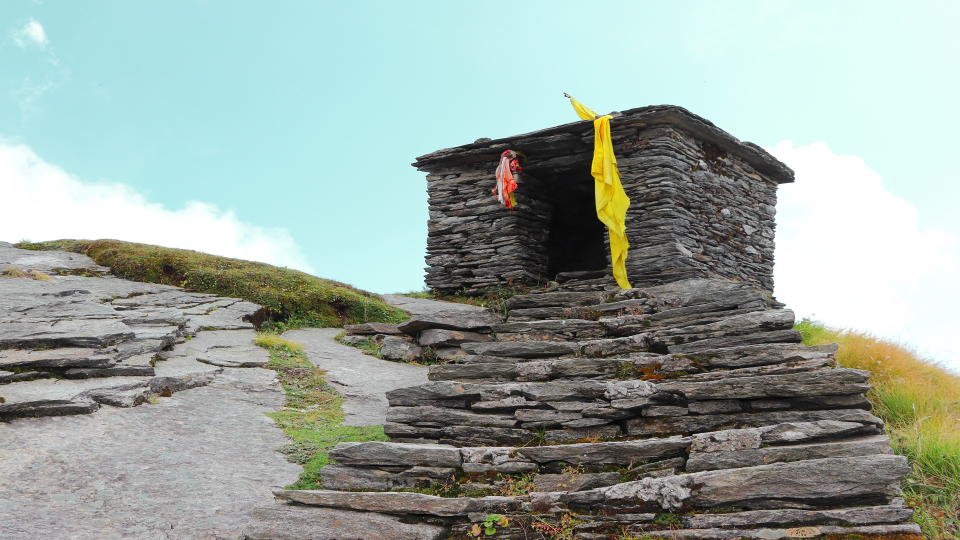
//> input picture HLS_Use_Model/Standalone_HLS_AXI_Example/testcase55.jpg, 1920 x 1080 px (shown at 1/2 size)
$ ./xf_bfmatcher_tb ../../../../HLS_Use_Model/Standalone_HLS_AXI_Example/testcase55.jpg ../../../../HLS_Use_Model/Standalone_HLS_AXI_Example/testcase55.jpg   (built with g++ and OpenCV 4)
//> lines starting //> are read from the running program, lines starting //| are printed output that depends on the picture
// [16 lines of licence text are left out]

#include "common/xf_headers.hpp"
#include "opencv2/features2d.hpp"

#include "xf_bfmatcher_tb_config.h"

int main(int argc, char** argv) {
    if (argc != 3) {
        fprintf(stderr, "Invalid Number of Arguments!\nUsage:\n");
        fprintf(stderr, "<Executable Name> <image1 path> <image2 path> \n");
        return -1;
    }

    cv::Mat in_img_1, in_img_2, out_img, ocv_ref;
    cv::Mat diff;

    // reading in the image
    in_img_1 = cv::imread(argv[1], 0);
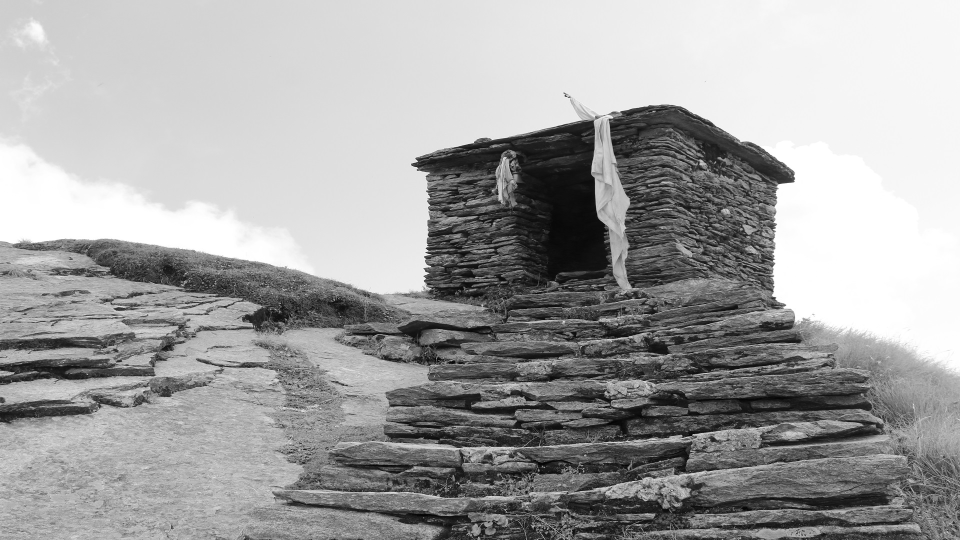
//> in_img_1: 1080 rows x 1920 cols, CV_8UC1 (shown at 1/2 size); min 0, max 255, mean 162.1
    in_img_2 = cv::imread(argv[2], 0);

    if (in_img_1.data == NULL) {
        fprintf(stderr, "Cannot open image 1 at %s\n", argv[1]);
        return 0;
    }

    if (in_img_2.data == NULL) {
        fprintf(stderr, "Cannot open image 2 at %s\n", argv[2]);
        return 0;
    }

    std::vector<cv::KeyPoint> keypoints1, keypoints2;
    std::vector<std::array<uint8_t, 32> > descriptors1, descriptors2;
    std::vector<cv::DMatch> good_matches;

    // reading desc and keypoints //
    int nkp1;
    int nkp2;
    const float ratio_thresh = 0.7f;

    cv::Mat descriptors1_cv, descriptors2_cv;
    // Initiate ORB detector
    cv::Ptr<cv::FeatureDetector> detector = cv::ORB::create();

    // find the keypoints and descriptors with ORB
    detector->detect(in_img_1, keypoints1);
//> keypoints1 = 500 keypoints; strongest (x, y, size): (834, 321, 31), (849, 514, 31), (853, 497, 31), (1130, 191, 31)
    detector->detect(in_img_2, keypoints2);
//> keypoints2 has the same summary as keypoints1

    cv::Ptr<cv::DescriptorExtractor> extractor = cv::ORB::create();
    extractor->compute(in_img_1, keypoints1, descriptors1_cv);
    extractor->compute(in_img_2, keypoints2, descriptors2_cv);

    nkp1 = descriptors1_cv.rows;
//> nkp1 = 500
    nkp2 = descriptors2_cv.rows;
//> nkp2 = 500

    descriptors1.resize(nkp1);
    for (int i = 0; i < nkp1; i++) {
        for (int j = 0; j < 32; j++) {
            descriptors1[i][j] = descriptors1_cv.at<unsigned char>(i, j);
        }
    }

    descriptors2.resize(nkp2);
    for (int i = 0; i < nkp2; i++) {
        for (int j = 0; j < 32; j++) {
            descriptors2[i][j] = descriptors2_cv.at<unsigned char>(i, j);
        }
    }
    // end of read //

    // Opencv reference
    cv::Ptr<cv::DescriptorMatcher> matcher_cv;
    std::vector<std::vector<cv::DMatch> > knn_matches_cv;

    matcher_cv = cv::BFMatcher::create(cv::NORM_HAMMING, false);
    matcher_cv->knnMatch(descriptors1_cv, descriptors2_cv, knn_matches_cv, 2);
//> knn_matches_cv = 500 matches

    // adding lowe's ratio test for comparison
    std::vector<cv::DMatch> good_matches_cv;
    for (size_t i = 0; i < knn_matches_cv.size(); i++) {
        if (knn_matches_cv[i][0].distance < ratio_thresh * knn_matches_cv[i][1].distance) {
            good_matches_cv.push_back(knn_matches_cv[i][0]);
        }
    }
//> after the loop, good_matches_cv = 500 matches
    //	End of OpenCV reference

    ///////////////////   HLS module  /////////////////

    int16_t tmp_good_matches[nkp1];

    bfmatcher_accel((ap_uint<INPUT_PTR_WIDTH>*)descriptors1.data(), (ap_uint<INPUT_PTR_WIDTH>*)descriptors2.data(),
                    (ap_int<OUTPUT_PTR_WIDTH>*)tmp_good_matches, nkp1, nkp2, ratio_thresh);
//> (this line was passed over: ap_uint is not available in this run)

    int rev_matches = 0;
    for (int i = 0; i < nkp1; i++) {
        if ((int)tmp_good_matches[i] >= 0) rev_matches++;
    }
//> after the loop, rev_matches = 500

    good_matches.resize(rev_matches);
//> good_matches = 500 matches
    rev_matches = 0;
    for (int i = 0; i < nkp1; i++) {
        if ((int)tmp_good_matches[i] >= 0) {
            good_matches[rev_matches].queryIdx = i;
            good_matches[rev_matches].trainIdx = (int)tmp_good_matches[i];
            rev_matches++;
        }
    }
//> after the loop, rev_matches = 500

    //-- Draw matches
    cv::Mat img_matches, img_matches_cv;
    cv::drawMatches(in_img_1, keypoints1, in_img_2, keypoints2, good_matches, img_matches, cv::Scalar::all(-1),
                    cv::Scalar::all(-1), std::vector<char>(), cv::DrawMatchesFlags::NOT_DRAW_SINGLE_POINTS);
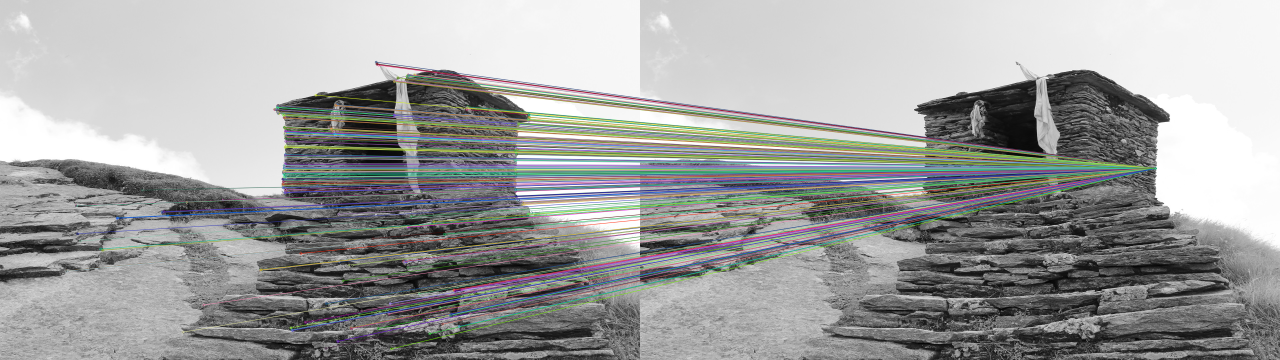
//> img_matches: 1080 rows x 3840 cols, CV_8UC3 (shown at 1/3 size); mean B, G, R 159.3, 160.2, 159.1
    cv::drawMatches(in_img_1, keypoints1, in_img_2, keypoints2, good_matches_cv, img_matches_cv, cv::Scalar::all(-1),
                    cv::Scalar::all(-1), std::vector<char>(), cv::DrawMatchesFlags::NOT_DRAW_SINGLE_POINTS);
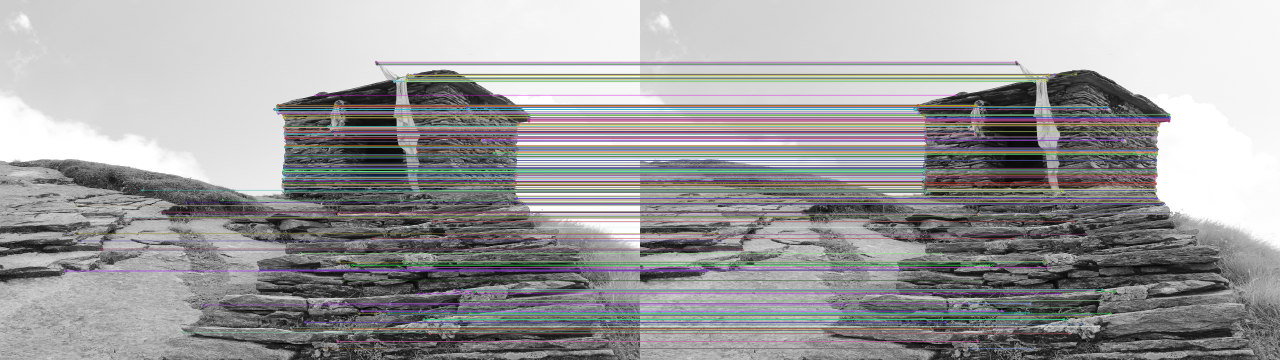
//> img_matches_cv: 1080 rows x 3840 cols, CV_8UC3 (shown at 1/3 size); mean B, G, R 158.8, 158, 158.7
    //-- Show detected matches
    cv::imwrite("Good_Matches.png", img_matches);
    cv::imwrite("Good_Matches_cv.png", img_matches_cv);

    // validate functionality
    int wrong_matches = 0;
    for (int i = 0; i < rev_matches; i++) {
        if ((good_matches[i].queryIdx != good_matches_cv[i].queryIdx) ||
            (good_matches[i].trainIdx != good_matches_cv[i].trainIdx)) {
            printf("wrong matches found in the validation!");
            return -1;
        }
    }
//> (the run ends here: the program exits with an error code, at `return -1;`)
